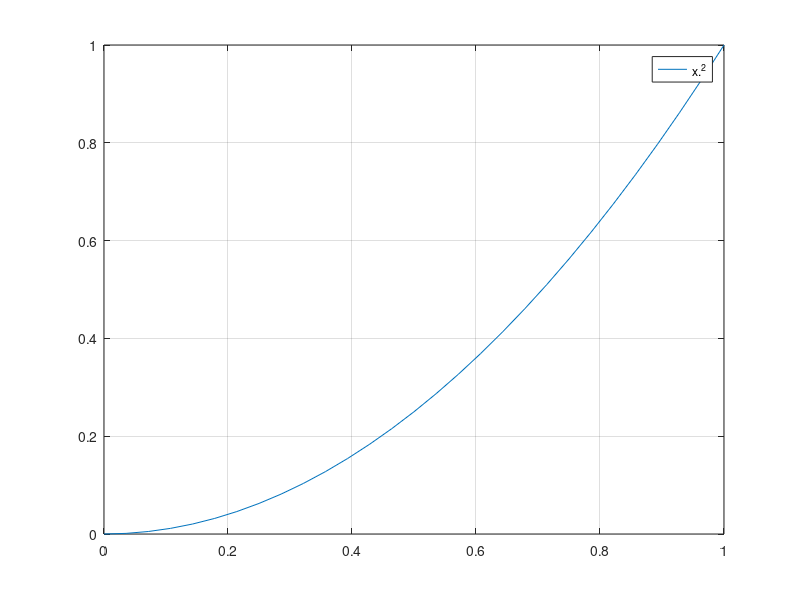

This chart was generated by the following MATLAB code: (Note: this script raises an error after producing the figure.)
fplot('x^2', [0 1])
grid on
%%
format long
syms x
int(x^2,0,1)
%%
a = 0;
b = 1;
delta = 0.01;
f = x^2;
trapec(x^2, a, b, delta)
Simpson(x^2, a, b, delta)
%%
Mistake_trap = Mist_trap(f, a, b, delta)
Mist_Simp = Mist_Simp(f, a, b, delta)
real_mist_trap = abs(int(x^2,0,1) - trapec(x^2, a, b, delta))
real_mist_Simp = abs(int(x^2,0,1) - Simpson(x^2, a, b, delta))
%%
f = x / 2;
int_trap = trapec(f, a, b, delta)
int_Simp = Simpson(f, a, b, delta)
%%
a = 0;
b = 1;
delta = 0.01;
f = 1 / (1 + x^2);
while (abs(trapec(f, a, b, delta / 2) - trapec(f, a, b, delta)) >= 10^(-6))
    delta = delta / 2;
end
delta
int_trap = 4 * trapec(f, a, b, delta)
%%
a = 0;
b = 1;
delta = 0.01;
f = 1 / (1 + x^2);
while (abs(Simpson(f, a, b, delta / 2) - Simpson(f, a, b, delta)) >= 10^(-6))
    delta = delta / 2;
end
delta
int_Simp = 4 * Simpson(f, a, b, delta)
%%
a = 0;
b = 1;
delta = 0.01;
f = 1 / (1 + x^2);
for i = 1:2
    delta = delta / 2
    int_trap = trapec(f, a, b, delta)
end
%%
a = 0;
b = 1;
delta = 0.01;
f = 1 / (1 + x^2);
for i = 1:2
    delta = delta / 2
    int_Simp = Simpson(f, a, b, delta)
end